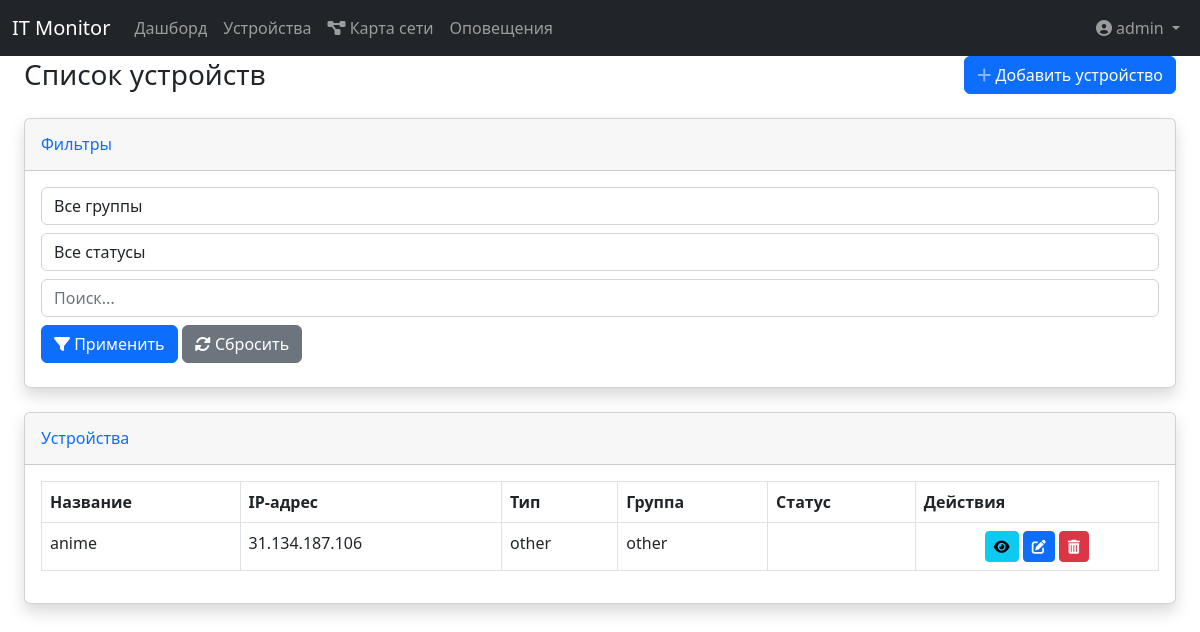
Before: /devices (signed in) with the older database file.
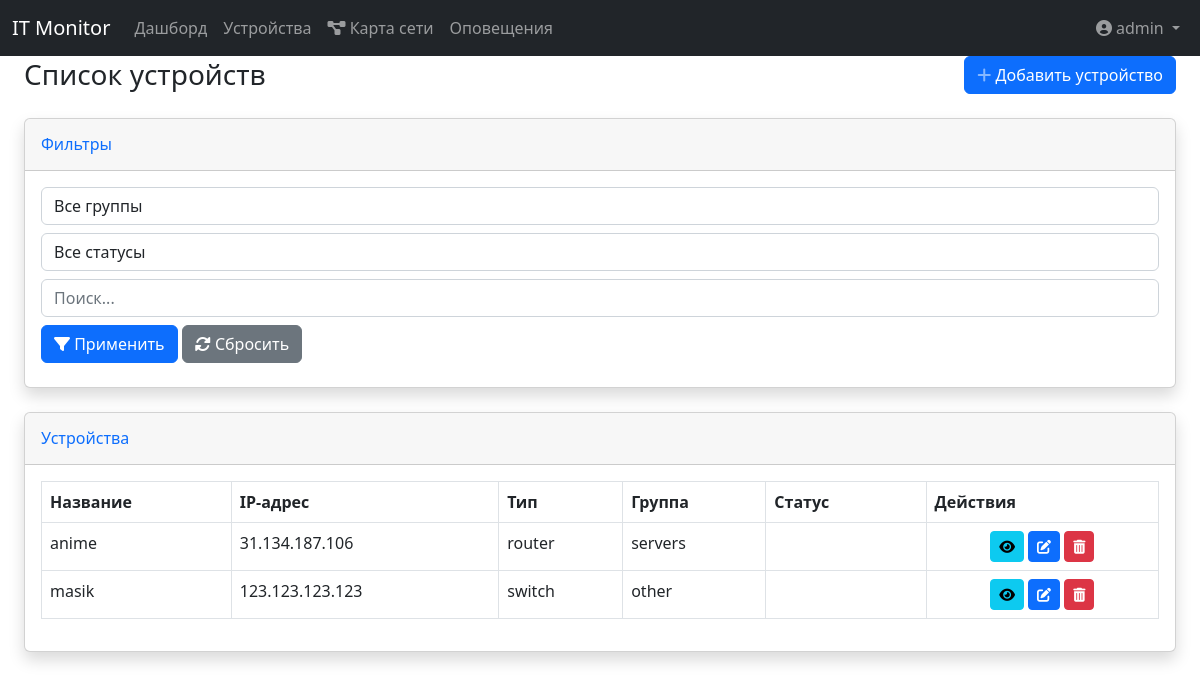
After: the same page with the newer database file.
### app.py (models this page shows, shortened)
class User(UserMixin, db.Model):
    __tablename__ = 'users'
    id = db.Column(db.Integer, primary_key=True)
    login = db.Column(db.String(50), unique=True, nullable=False)
    password_hash = db.Column('pass', db.String(100), nullable=False)  # Используем имя столбца из БД
    role = db.Column(db.String(20), nullable=False, default='user')

class Device(db.Model):
    __tablename__ = 'devices'
    id = db.Column(db.Integer, primary_key=True)
    name = db.Column(db.String(100), nullable=False)
    ip_address = db.Column(db.String(15), nullable=False)
    device_type = db.Column(db.Enum(DeviceType, values_callable=lambda x: [e.value for e in DeviceType]),
                            nullable=False,
                            default=DeviceType.OTHER)
    group = db.Column(db.String(50), nullable=False)
    check_interval = db.Column(db.Integer, default=60)  # Интервал проверки в секундах
    monitoring_methods = db.Column(db.String(200), default='ping')  # Методы мониторинга, хранятся как строка, разделенная запятыми.
    description = db.Column(db.String(200))
    created_at = db.Column(db.DateTime, default=datetime.utcnow)
    updated_at = db.Column(db.DateTime, default=datetime.utcnow, onupdate=datetime.utcnow)
    last_check = db.Column(db.DateTime)
    monitoring_results = db.relationship(
        'MonitoringResult',
        back_populates='device',
        lazy='dynamic',
        cascade='all, delete-orphan'
    )
    @property
    def last_check(self):
        last_result = self.monitoring_results.order_by(MonitoringResult.timestamp.desc()).first()
        return last_result.timestamp if last_result else None

### app.py (the view)
@app.route('/devices')
@login_required
def device_list():
    form = FilterForm(request.args)
    subquery = db.session.query(
        MonitoringResult.device_id,
        func.max(MonitoringResult.timestamp).label('max_timestamp')
    ).group_by(MonitoringResult.device_id).subquery()
    query = db.session.query(
        Device,
        MonitoringResult.status.label('last_status')
    ).outerjoin(
        subquery,
        Device.id == subquery.c.device_id
    ).outerjoin(
        MonitoringResult,
        (MonitoringResult.device_id == subquery.c.device_id) &
        (MonitoringResult.timestamp == subquery.c.max_timestamp)
    )
    if form.group.data != 'all':
        query = query.filter(Device.group == form.group.data)
    if form.status.data != 'all':
        if form.status.data == 'online':
            query = query.filter(MonitoringResult.status == 'up')
        elif form.status.data == 'offline':
            query = query.filter(MonitoringResult.status.in_(['down', 'warning']))
    if form.search.data:
        search = f"%{form.search.data}%"
        query = query.filter(Device.name.ilike(search))
    results = query.all()
    devices = []
    for device, last_status in results:
        device.last_status = last_status or 'unknown'
        devices.append(device)
    return render_template('devices/list.html',
                           devices=devices,
                           form=form,
                           DeviceType=DeviceType)

### app.py
class FilterForm(FlaskForm):
    group = SelectField(
        'Группа',
        choices=[
            ('all', 'Все группы'),
            ('servers', 'Серверы'),
            ('routers', 'Роутеры'),
            ('cameras', 'Камеры'),
            ('other', 'Другое')
        ],
        default='all'
    )
    status = SelectField(
        'Статус',
        choices=[
            ('all', 'Все статусы'),
            ('online', 'Только онлайн'),
            ('offline', 'Только оффлайн')
        ],
        default='all'
    )
    search = StringField('Поиск по названию')
    submit = SubmitField('Применить фильтры')

### app.py (called while the page is built)
@login_manager.user_loader
def load_user(user_id):
    return User.query.get(int(user_id))

@app.before_request
def check_admin_count():
    if request.path.startswith('/admin'):  # Проверяем путь вместо endpoint
        admins_count = User.query.filter_by(role='admin').count()
        if admins_count < 1:
            abort(403, description="В системе должен быть хотя бы один администратор")

### templates/devices/list.html (shortened to what this page needs)
{% extends "base.html" %}
{% block content %}
<div class="container-fluid">
    <div class="d-sm-flex align-items-center justify-content-between mb-4">
        <h1 class="h3 mb-0 text-gray-800">Список устройств</h1>
        <a href="{{ url_for('add_device') }}" class="btn btn-primary btn-icon-split">
            <span class="icon text-white-50">
                <i class="fas fa-plus"></i>
            </span>
            <span class="text">Добавить устройство</span>
        </a>
    </div>
    <div class="card shadow mb-4">
        <div class="card-header py-3">
            <h6 class="m-0 font-weight-bold text-primary">Фильтры</h6>
        </div>
        <div class="card-body">
            <form method="get" class="form-inline">
                <div class="form-group mr-2 mb-2">
                    {{ form.group(class="form-control") }}
                </div>
                <div class="form-group mr-2 mb-2">
                    {{ form.status(class="form-control") }}
                </div>
                <div class="form-group mr-2 mb-2">
                    {{ form.search(class="form-control", placeholder="Поиск...") }}
                </div>
                <button type="submit" class="btn btn-primary mb-2">
                    <i class="fas fa-filter"></i> Применить
                </button>
                <a href="{{ url_for('device_list') }}" class="btn btn-secondary mb-2 ml-2">
                    <i class="fas fa-sync-alt"></i> Сбросить
                </a>
            </form>
        </div>
    </div>
    <div class="card shadow mb-4">
        <div class="card-header py-3">
            <h6 class="m-0 font-weight-bold text-primary">Устройства</h6>
        </div>
        <div class="card-body">
            <div class="table-responsive">
                <table class="table table-bordered" width="100%" cellspacing="0">
                    <thead>
                        <tr>
                            <th>Название</th>
                            <th>IP-адрес</th>
                            <th>Тип</th>
                            <th>Группа</th>
                            <th>Статус</th>
                            <th>Действия</th>
                        </tr>
                    </thead>
                    <tbody>
                        {% for device in devices %}
                        <tr>
                            <td>{{ device.name }}</td>
                            <td>{{ device.ip_address }}</td>
                            <td>{{ device.device_type.value }}</td>
                            <td>{{ device.group }}</td>
                            <td>
                                {% if device.last_status == 'up' %}
                                    <span class="badge badge-success">Online</span>
                                {% elif device.last_status == 'warning' %}
                                    <span class="badge badge-warning">Warning</span>
                                {% elif device.last_status == 'down' %}
                                    <span class="badge badge-danger">Offline</span>
                                {% else %}
                                    <span class="badge badge-secondary">Unknown</span>
                                {% endif %}
                            </td>
                            <td class="text-center">
                                <a href="{{ url_for('device_details', id=device.id) }}" class="btn btn-sm btn-info mr-2" title="Просмотр">
                                    <i class="fas fa-eye"></i>
                                </a>
                                {% if current_user.role == 'admin' %}
                                <a href="{{ url_for('edit_device', id=device.id) }}" class="btn btn-sm btn-primary mr-2" title="Редактировать">
                                    <i class="fas fa-edit"></i>
                                </a>
                                <form action="{{ url_for('delete_device', id=device.id) }}" method="post" style="display:inline;">
                                    <button type="submit" class="btn btn-sm btn-danger" title="Удалить" onclick="return confirm('Вы уверены?')">
                                        <i class="fas fa-trash-alt"></i>
                                    </button>
                                </form>
                                {% endif %}
                            </td>
                        </tr>
                        {% else %}
                        <tr>
                            <td colspan="6" class="text-center">Устройства не найдены</td>
                        </tr>
                        {% endfor %}
                    </tbody>
                </table>
            </div>
        </div>
    </div>
</div>
{% endblock %}

### templates/base.html (shortened to what this page needs)
<!DOCTYPE html>
<html lang="ru">
<head>
    <link href="https://cdn.jsdelivr.net/npm/bootstrap@5.2.3/dist/css/bootstrap.min.css" rel="stylesheet">
    <link href="https://cdnjs.cloudflare.com/ajax/libs/font-awesome/6.0.0/css/all.min.css" rel="stylesheet">
    <link rel="stylesheet" href="https://cdn.jsdelivr.net/npm/bootstrap-icons@1.8.0/font/bootstrap-icons.css">
</head>
<body>
    {% include 'navbar.html' %}
    <div class="container-fluid">
        {% block content %}{% endblock %}
    </div>
</body>
</html>

### templates/navbar.html (shortened to what this page needs)
<nav class="navbar navbar-expand-lg navbar-dark bg-dark">
    <div class="container-fluid">
        <a class="navbar-brand" href="/">IT Monitor</a>
        <div class="collapse navbar-collapse" id="navbarNav">
            <ul class="navbar-nav me-auto">
                <li class="nav-item">
                    <a class="nav-link" href="{{ url_for('dashboard') }}">Дашборд</a>
                </li>
                <li class="nav-item">
                    <a class="nav-link" href="{{ url_for('device_list') }}">Устройства</a>
                </li>
                <li class="nav-item">
                    <a class="nav-link" href="{{ url_for('network_map') }}">
                        <i class="fas fa-project-diagram"></i>
                        <span>Карта сети</span>
                    </a>
                </li>
                <li class="nav-item">
                    <a class="nav-link" href="{{ url_for('alert_list') }}">Оповещения</a>
                </li>
            </ul>
            <ul class="navbar-nav">
                <li class="nav-item dropdown">
                    <a class="nav-link dropdown-toggle" href="#" role="button" data-bs-toggle="dropdown">
                        <i class="fas fa-user-circle me-1"></i>{{ current_user.login }}
                    </a>
                </li>
            </ul>
        </div>
    </div>
</nav>

Changed rows visible on the page:
changed Device "anime": device_type.value "other" → "router"; group "other" → "servers"
added Device: name "masik", ip_address "123.123.123.123", device_type.value "switch", group "other"
